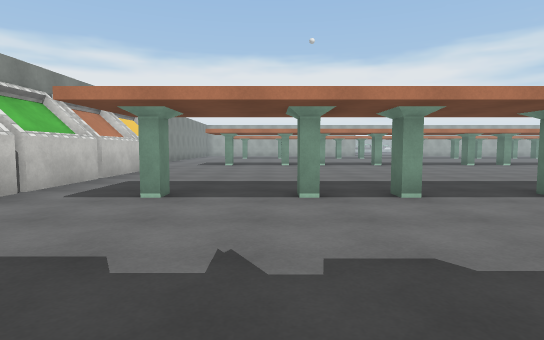
[1] (above)

24 first-person views from a walk through a scene from a Unity 3-D project. The camera is 1.3 m above the floor, tilts 4° down and sees 80° across. Doors are open. The floor is counted in squares, 2 m on a side. Each view is taken from the middle of a square. On the plan, view 1 faces up. The plan holds only what a view shows up to about 10 squares ahead; the rest is blank. The place goes on beyond the plan. The player is left out. Surface patterns are stand-ins for the level's own textures.

[2]
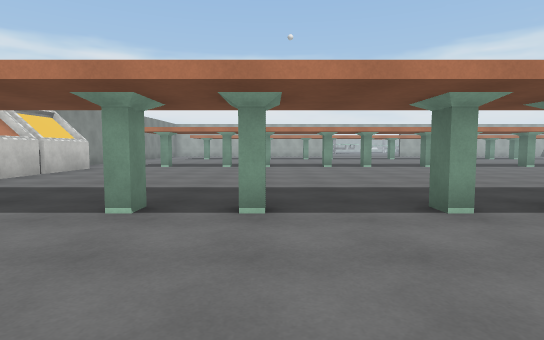

[3]
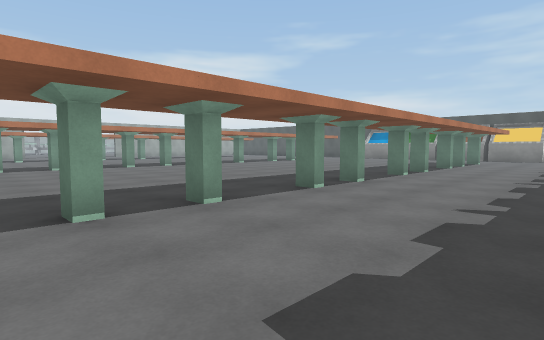

[4]
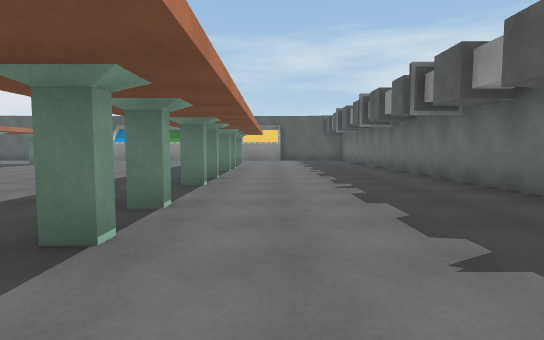

[5]
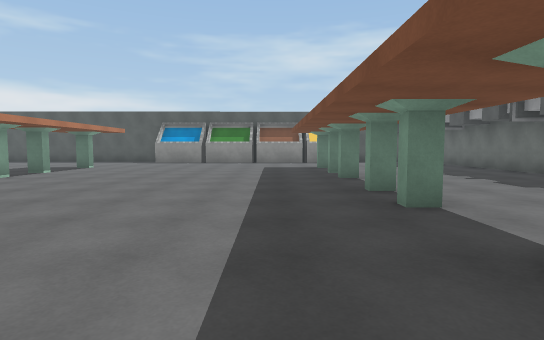

[6]
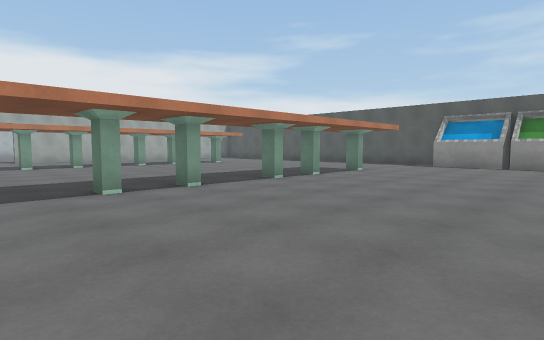

[7]
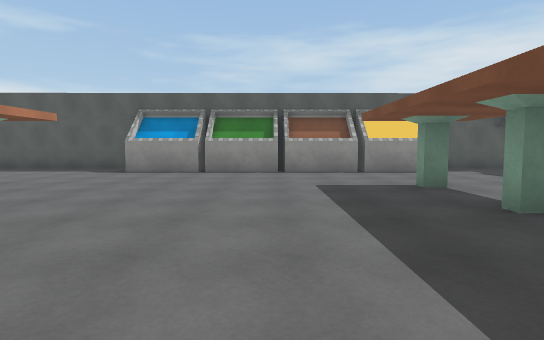

[8]
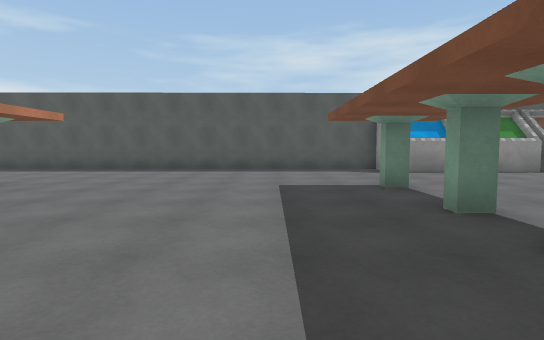

[9]
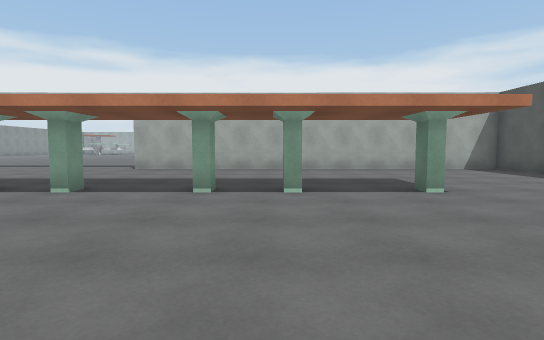

[10]
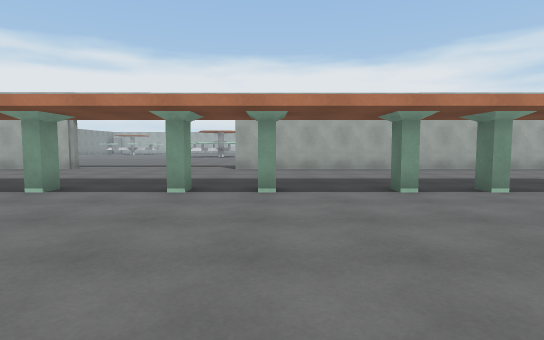

[11]
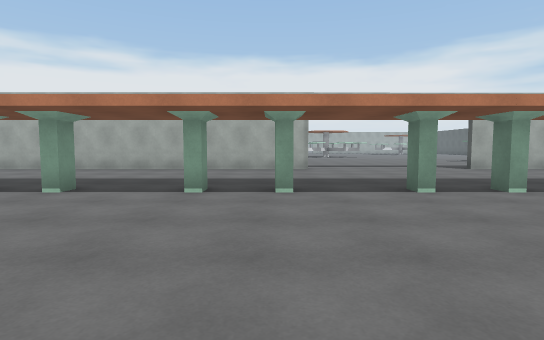

[12]
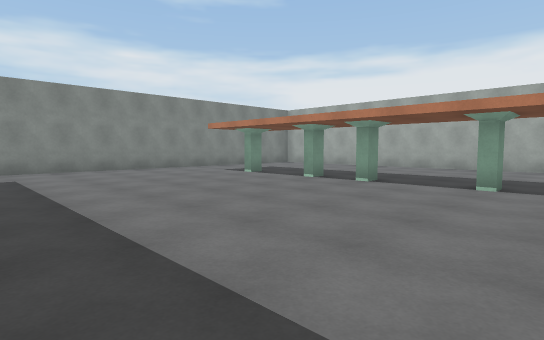

[13]
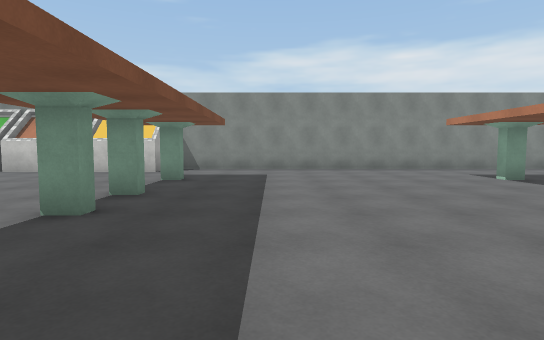

[14]
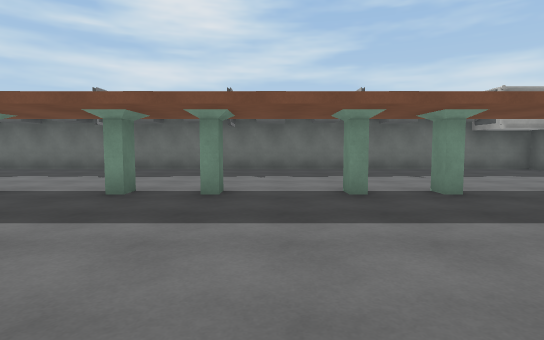

[15]
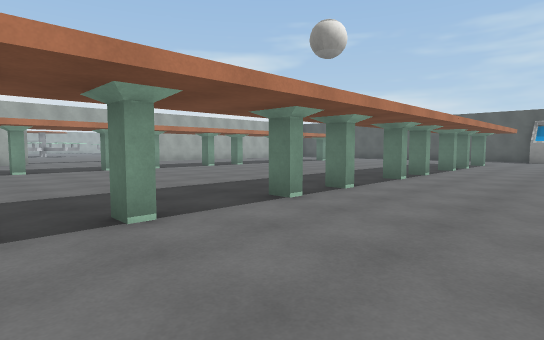

[16]
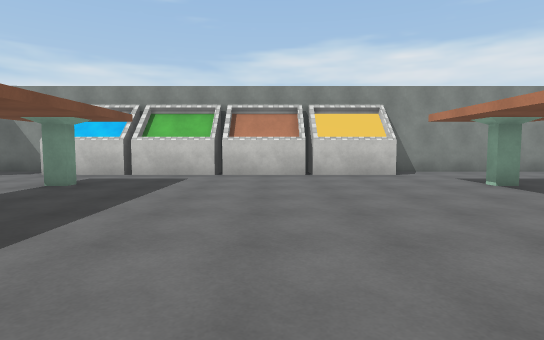

[17]
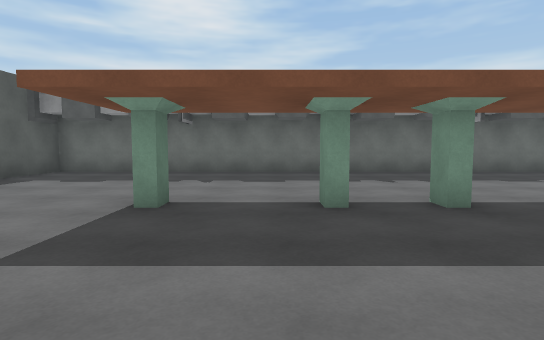

[18]
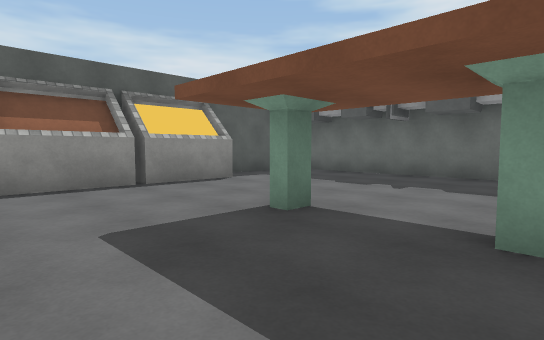

[19]
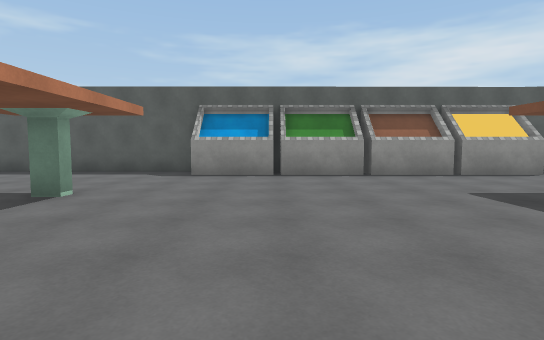

[20]
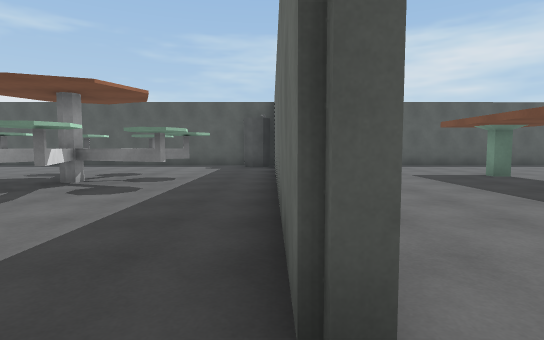

[21]
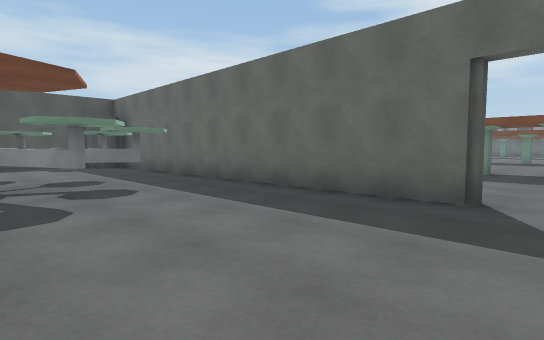

[22]
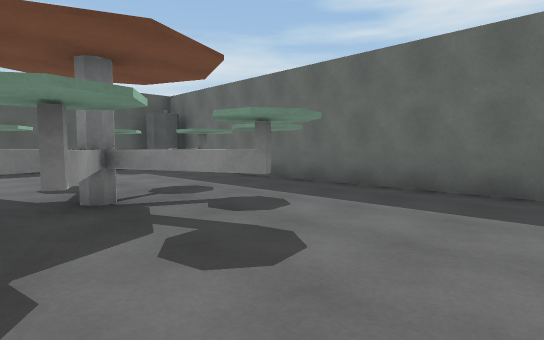

[23]
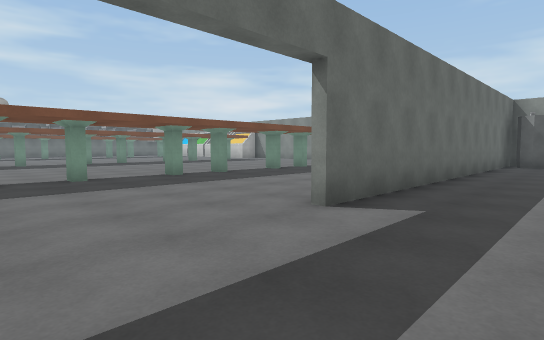

[24]
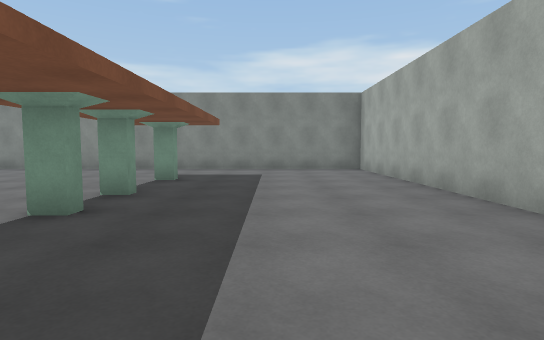

### Floor plan
Key: @ floor where view 1 was taken; # wall or solid block; . floor; T thing the floor can be seen under or through; O other object.
Columns run from 5 left of view 1 to 22 right of it. Each row starts with its distance up from view 1.
 29                  ..#   #..
 28                ....#TTT....#
 27                ....TTT T...#
 26          ...........T.T....#
 25  O........................##
 24 ############....##########O#
 23 #..........................#
 22 #..........................#
 21 #..........................#
 20 #..........................#
 19 #..O.O.O.OO.OO...O.OO.O....#
 18 #..........................#
 17 #..........................#
 16 #..........................#
 15 #..........................#
 14 #..........................#
 13 #..........................#
 12 #..O.O.O.OO.OO...O.OO.O....#
 11 ##........................O#
 10 #O........................O#
  9 ##........................O#
  8 #O........................O#
  7 #O........................O#
  6  O........................O
  5  O........................O
  4  O.O.O.O.OO.O.O.OO.OO.O...O
  3  O........................O
  2 #..........................#
  1 #..........................#
  0 #....@.....................#
 -1 ############################

Where each view was taken, in squares from view 1:
view 1: 0 up, 0 right, facing up
view 2: 1 up, 2 right, facing up
view 3: 1 up, 3 right, facing up-right
view 4: 3 up, 5 right, facing right
view 5: 6 up, 7 right, facing right
view 6: 7 up, 9 right, facing up-right
view 7: 7 up, 12 right, facing right
view 8: 14 up, 12 right, facing right
view 9: 14 up, 15 right, facing up
view 10: 14 up, 12 right, facing up
view 11: 14 up, 5 right, facing up
view 12: 13 up, 5 right, facing up-left
view 13: 14 up, 5 right, facing left
view 14: 9 up, 3 right, facing down
view 15: 9 up, 4 right, facing up-right
view 16: 8 up, 4 right, facing left
view 17: 8 up, 16 right, facing down
view 18: 7 up, 15 right, facing down-right
view 19: 9 up, 13 right, facing right
view 20: 24 up, 10 right, facing right
view 21: 28 up, 10 right, facing down-right
view 22: 29 up, 12 right, facing down-right
view 23: 26 up, 9 right, facing down-left
view 24: 21 up, 5 right, facing left
